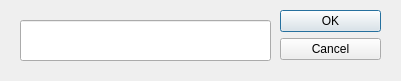
<?xml version="1.0" encoding="UTF-8"?>
<ui version="4.0">
 <class>Input</class>
 <widget class="QDialog" name="Input">
  <property name="geometry">
   <rect>
    <x>0</x>
    <y>0</y>
    <width>401</width>
    <height>81</height>
   </rect>
  </property>
  <property name="windowTitle">
   <string>Dialog</string>
  </property>
  <widget class="QLineEdit" name="lineEdit">
   <property name="geometry">
    <rect>
     <x>20</x>
     <y>20</y>
     <width>251</width>
     <height>41</height>
    </rect>
   </property>
   <property name="font">
    <font>
     <family>Microsoft YaHei UI</family>
     <pointsize>12</pointsize>
     <weight>75</weight>
     <bold>true</bold>
    </font>
   </property>
  </widget>
  <widget class="QDialogButtonBox" name="buttonBox">
   <property name="geometry">
    <rect>
     <x>280</x>
     <y>10</y>
     <width>101</width>
     <height>61</height>
    </rect>
   </property>
   <property name="layoutDirection">
    <enum>Qt::LeftToRight</enum>
   </property>
   <property name="orientation">
    <enum>Qt::Vertical</enum>
   </property>
   <property name="standardButtons">
    <set>QDialogButtonBox::Cancel|QDialogButtonBox::Ok</set>
   </property>
  </widget>
 </widget>
 <resources/>
 <connections/>
</ui>
